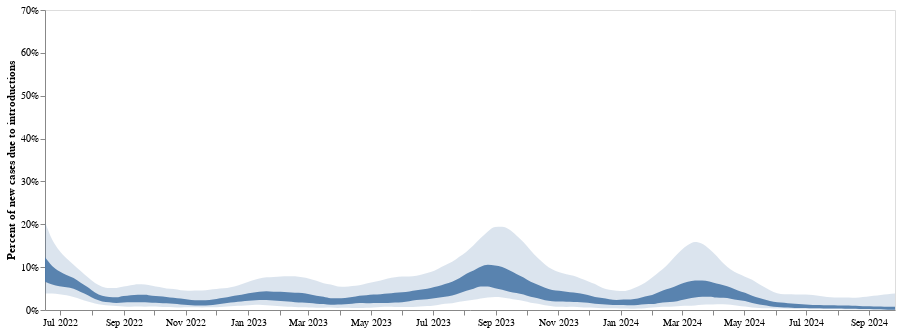

Notebook code cell kept with this figure:
### Code cell
line1 = alt.Chart(summary_percent_df).mark_area(interpolate='monotone', opacity = 0.9, clip = True).encode(
    alt.X('date:T', axis=alt.Axis(title="",tickCount = "month",grid=False,  format="%b %Y")),
    alt.Y('lower_hpd_log_50_MA',title = "Percent of new cases due to introductions", axis=alt.Axis( grid=False, format='%', ), scale=alt.Scale(domain=(0.0, .7))),
    alt.Y2('upper_hpd_log_50_MA' )
).properties(
    width=850,
    height=300
)

band = alt.Chart(summary_percent_df).mark_area(interpolate='monotone', opacity = 0.2, clip = True).encode(
    alt.X('date:T', axis=alt.Axis(title="",tickCount = "month",grid=False,  format="%b %Y")),
    alt.Y('lower_hpd_log_95_MA',title = "Percent of new cases due to introductions", axis=alt.Axis( grid=False, format='%', ), scale=alt.Scale(domain=(0.0, .7))),
    alt.Y2('upper_hpd_log_95_MA' )
).properties(
    width=850,
    height=300
)


intro_plot = (line1 + band).resolve_scale(y= "shared") ; intro_plot
